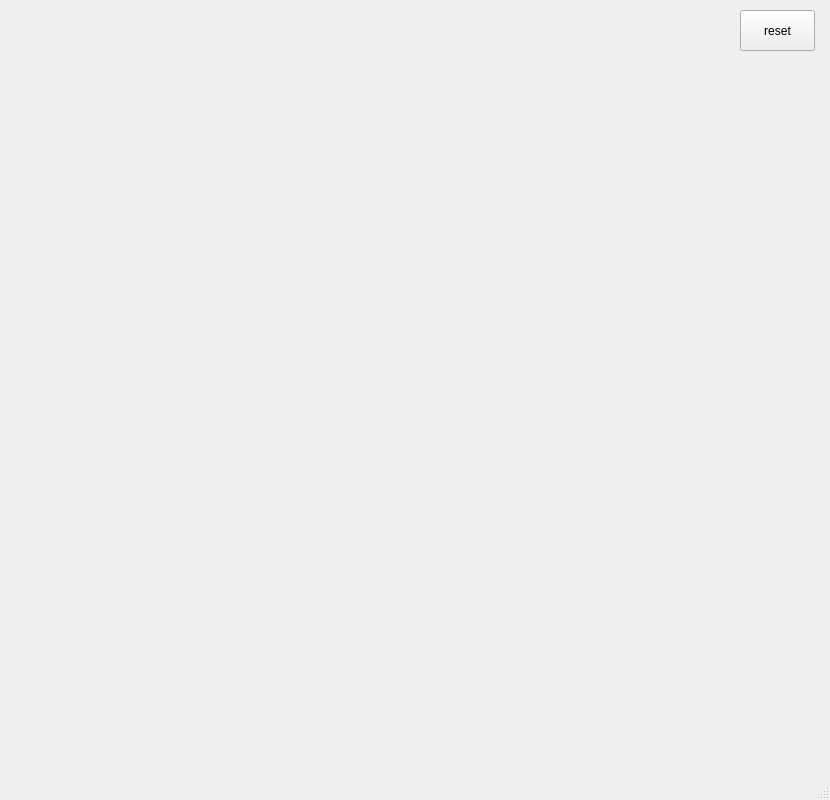
<?xml version="1.0" encoding="UTF-8"?>
<ui version="4.0">
 <class>MainWindow</class>
 <widget class="QMainWindow" name="MainWindow">
  <property name="geometry">
   <rect>
    <x>0</x>
    <y>0</y>
    <width>830</width>
    <height>800</height>
   </rect>
  </property>
  <property name="windowTitle">
   <string>MainWindow</string>
  </property>
  <property name="toolTip">
   <string>55</string>
  </property>
  <property name="iconSize">
   <size>
    <width>40</width>
    <height>40</height>
   </size>
  </property>
  <widget class="QWidget" name="centralwidget">
   <widget class="QPushButton" name="pb">
    <property name="geometry">
     <rect>
      <x>740</x>
      <y>10</y>
      <width>75</width>
      <height>41</height>
     </rect>
    </property>
    <property name="text">
     <string>reset</string>
    </property>
    <property name="iconSize">
     <size>
      <width>40</width>
      <height>40</height>
     </size>
    </property>
    <property name="shortcut">
     <string>Ctrl+S</string>
    </property>
   </widget>
  </widget>
  <widget class="QMenuBar" name="menubar">
   <property name="geometry">
    <rect>
     <x>0</x>
     <y>0</y>
     <width>830</width>
     <height>21</height>
    </rect>
   </property>
  </widget>
  <widget class="QStatusBar" name="statusbar"/>
 </widget>
 <resources/>
 <connections/>
</ui>
